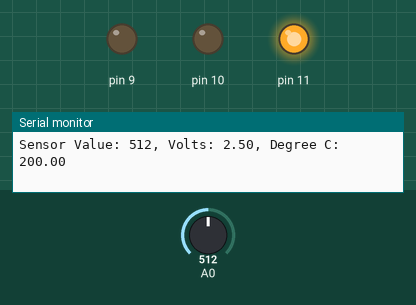
A sketch run on a simulated Arduino Uno, built with avr-gcc and run on an emulated ATmega328P. Parts: output pins drawn as LEDs (lit = HIGH), the last lines printed to the serial monitor. Inputs (shaded band) come from the test bench; at power-on: A0 = 512.

Above: at 1.3 s.
1.4 s: A0 set to 172
3.2 s: A0 set to 163
At 4.7 s:
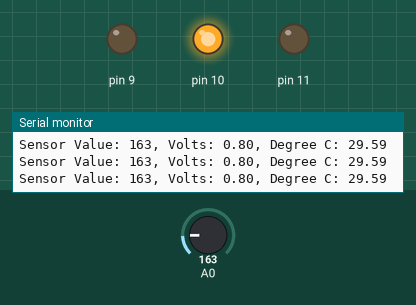
5.5 s: A0 set to 122
At 6.4 s:
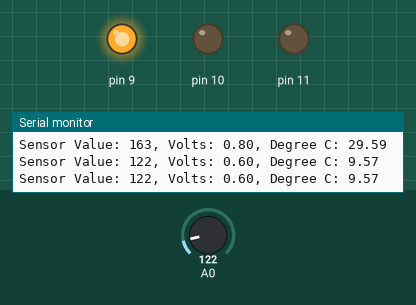
7.5 s: A0 set to 306
At 9.2 s:
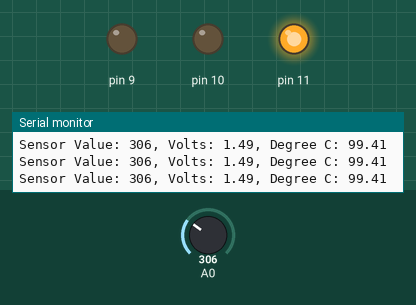
9.5 s: A0 set to 20
At 11.1 s:
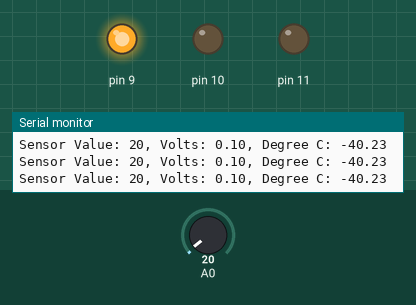
Timing chart, 0 to 12.5 s (numbered marks = the images above; inputs shaded):
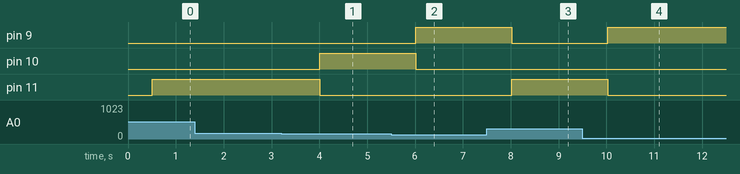

Measured:
- the behaviour switches between 164 and 163 on A0 (found by bisection; images 0 and 1)
- after the input at 3.2 s, pin 10: LOW → HIGH after 0.81 s; pin 11: HIGH → LOW after 0.81 s
- after the input at 5.5 s, pin 9: LOW → HIGH after 0.52 s; pin 10: HIGH → LOW after 0.52 s
- after the input at 7.5 s, pin 9: HIGH → LOW after 0.52 s; pin 11: LOW → HIGH after 0.52 s
- after the input at 9.5 s, pin 9: LOW → HIGH after 0.53 s; pin 11: HIGH → LOW after 0.53 s

The sketch:

templed.ino
```cpp
void setup() {
  pinMode(11, OUTPUT);
  pinMode(10, OUTPUT);
  pinMode(9, OUTPUT);
  Serial.begin(9600);
}

void loop() {
  int sensor = analogRead(A0);
  float volt = (sensor / 1024.0) *5.0;
  float temp = (volt - 0.5) *100;

  Serial.print("Sensor Value: ");
  Serial.print(sensor);
  Serial.print(", ");
  Serial.print("Volts: ");
  Serial.print(volt);
  Serial.print(", ");
  Serial.print("Degree C: ");
  Serial.println(temp);
  delay(500);

  if (temp >=30) {  // 코딩 할 때 가장 중요한 것은 괄호 확인
    digitalWrite(11, HIGH);
    digitalWrite(10, LOW);
    digitalWrite(9, LOW);
  } else if(temp >=25 && temp <30) {  // 겹치는 부분이 없도록 반드시 정확한 조건을 주어야 함
    digitalWrite(11, LOW);
    digitalWrite(10, HIGH);
    digitalWrite(9, LOW);
  } else if( temp < 25) {
    digitalWrite(11, LOW);
    digitalWrite(10, LOW);
    digitalWrite(9, HIGH);
  }
}
```
